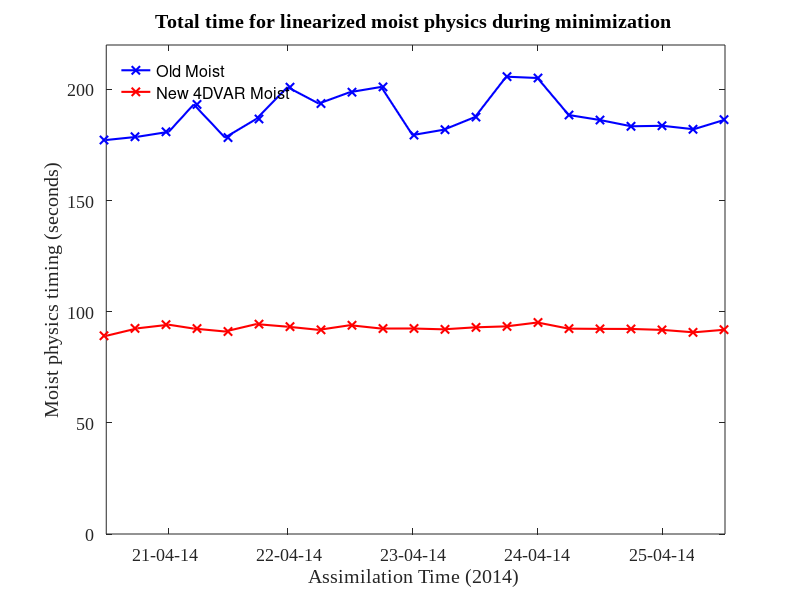

MATLAB code to generate this figure:
close all
clear
clc



i = 1;
x(i) = datenum(2014,04,20,12,00,00);   a(i) = 177.2611   ; b(i) = 89.1642; i = i+1;
x(i) = datenum(2014,04,20,18,00,00);   a(i) = 178.7100   ; b(i) = 92.5360; i = i+1;
x(i) = datenum(2014,04,21,00,00,00);   a(i) = 180.9398   ; b(i) = 94.1558; i = i+1;
x(i) = datenum(2014,04,21,06,00,00);   a(i) = 193.2705   ; b(i) = 92.4198; i = i+1;
x(i) = datenum(2014,04,21,12,00,00);   a(i) = 178.3461   ; b(i) = 91.1055; i = i+1;
x(i) = datenum(2014,04,21,18,00,00);   a(i) = 186.7132   ; b(i) = 94.4299; i = i+1;
x(i) = datenum(2014,04,22,00,00,00);   a(i) = 201.0412   ; b(i) = 93.2707; i = i+1;
x(i) = datenum(2014,04,22,06,00,00);   a(i) = 193.6542   ; b(i) = 91.8489; i = i+1;
x(i) = datenum(2014,04,22,12,00,00);   a(i) = 198.7870   ; b(i) = 93.9335; i = i+1;
x(i) = datenum(2014,04,22,18,00,00);   a(i) = 201.1398   ; b(i) = 92.4305; i = i+1;
x(i) = datenum(2014,04,23,00,00,00);   a(i) = 179.4767   ; b(i) = 92.4594; i = i+1;
x(i) = datenum(2014,04,23,06,00,00);   a(i) = 181.8802   ; b(i) = 92.0806; i = i+1;
x(i) = datenum(2014,04,23,12,00,00);   a(i) = 187.5875   ; b(i) = 92.9769; i = i+1;
x(i) = datenum(2014,04,23,18,00,00);   a(i) = 205.7498   ; b(i) = 93.4152; i = i+1;
x(i) = datenum(2014,04,24,00,00,00);   a(i) = 205.1510   ; b(i) = 95.1507; i = i+1;
x(i) = datenum(2014,04,24,06,00,00);   a(i) = 188.5005   ; b(i) = 92.3858; i = i+1;
x(i) = datenum(2014,04,24,12,00,00);   a(i) = 186.2454   ; b(i) = 92.2839; i = i+1;
x(i) = datenum(2014,04,24,18,00,00);   a(i) = 183.4356   ; b(i) = 92.2485; i = i+1;
x(i) = datenum(2014,04,25,00,00,00);   a(i) = 183.6512   ; b(i) = 91.8220; i = i+1;
x(i) = datenum(2014,04,25,06,00,00);   a(i) = 182.1001   ; b(i) = 90.7297; i = i+1;
x(i) = datenum(2014,04,25,12,00,00);   a(i) = 186.4037   ; b(i) = 91.9179; i = i+1;
% x(i) = datenum(2014,04,25,18,00,00);   a(i) = 195.9719   ; b(i) = ; i = i+1;
% x(i) = datenum(2014,04,26,00,00,00);   a(i) = 176.1509   ; b(i) = ; i = i+1;



fontsize = 13;
lin_wid = 1.5;
j = i-1;

figure
set(gcf,'position',[105 327 1097 542])
plot(x(1:j),a(1:j),'b-x','LineWidth',lin_wid)
hold on
plot(x(1:j),b(1:j),'r-x','LineWidth',lin_wid)
box on
datetick('x','dd-mm-yy')
ylim([0 220])
xlim([x(1) x(end)])
xlabel('Assimilation Time (2014)','FontSize',fontsize,'FontName','TimesNewRoman')
ylabel('Moist physics timing (seconds)','FontSize',fontsize,'FontName','TimesNewRoman')
title('Total time for linearized moist physics during minimization','FontSize',fontsize,'FontName','TimesNewRoman')
set(gca,'FontSize',fontsize,'FontName','TimesNewRoman')
legend('Old Moist','New 4DVAR Moist','Location','NorthWest')

legend boxoff
